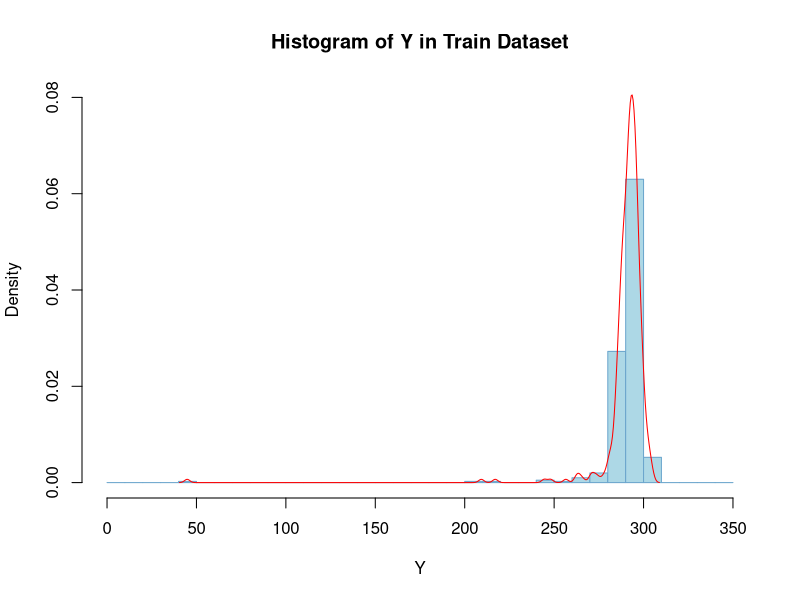
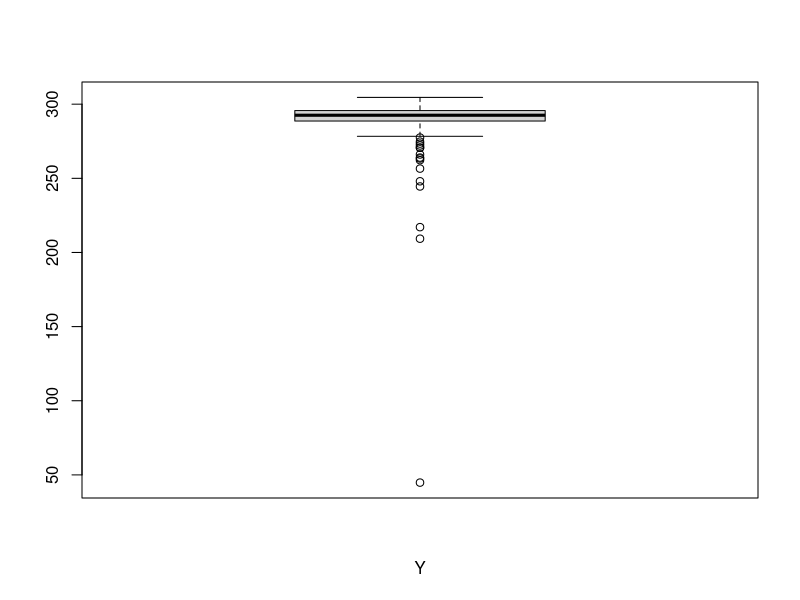
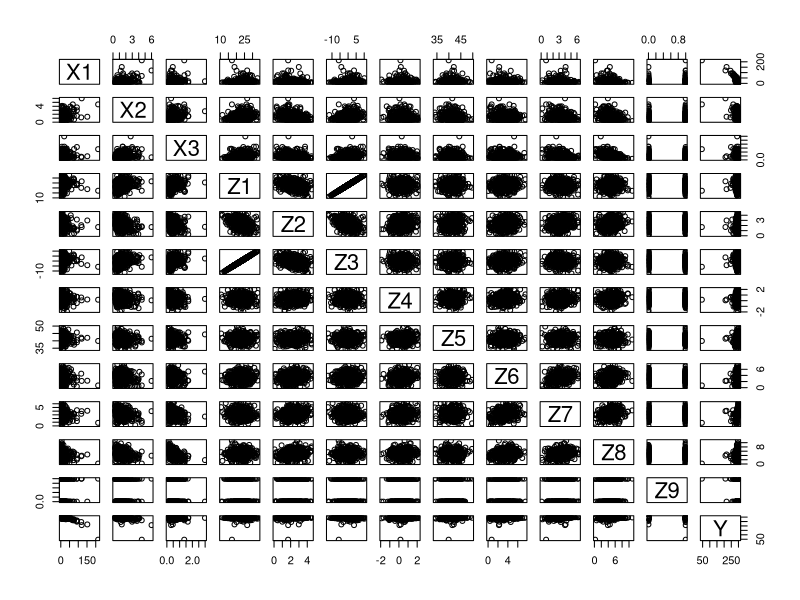
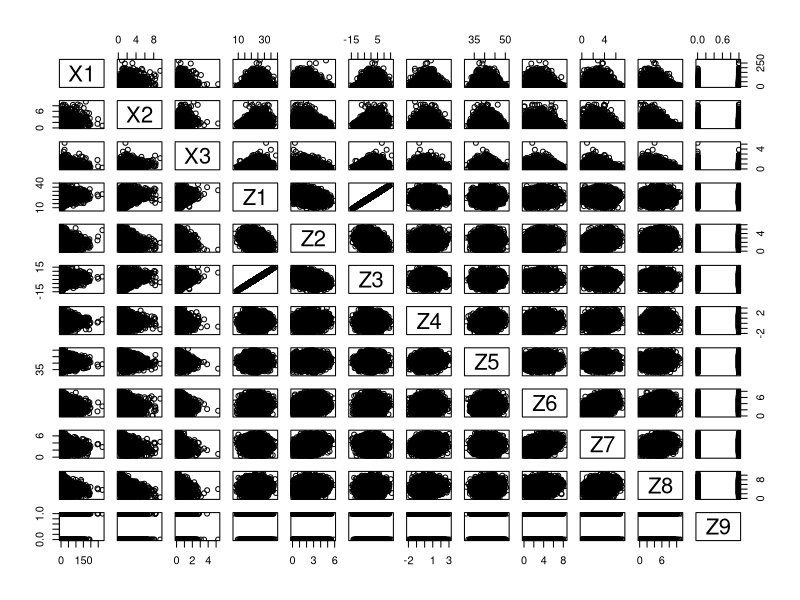
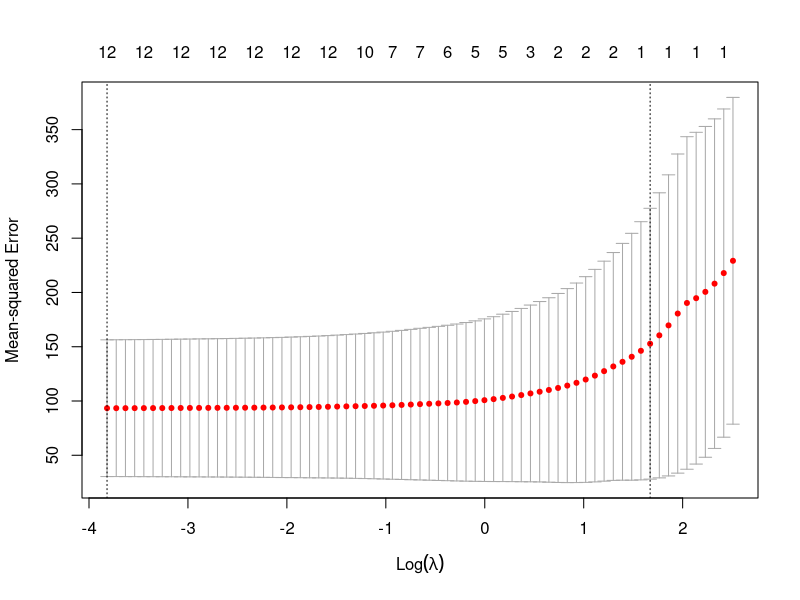
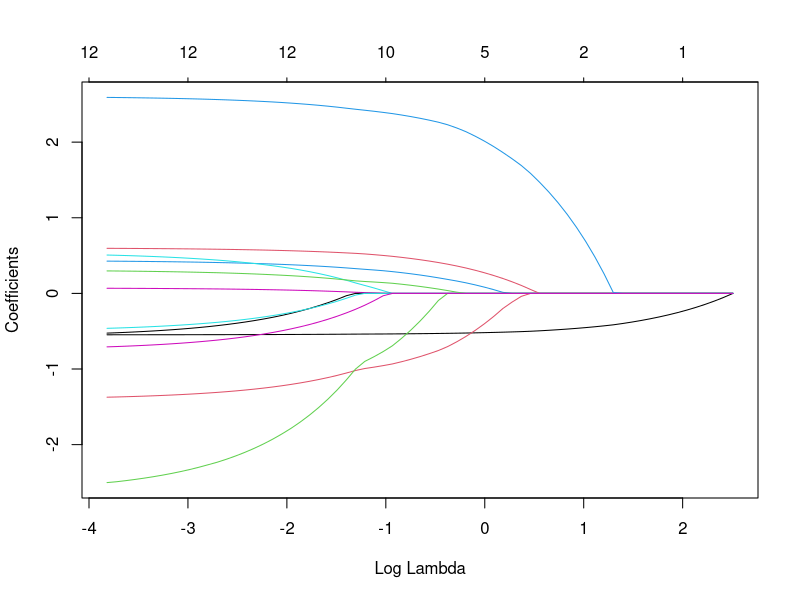
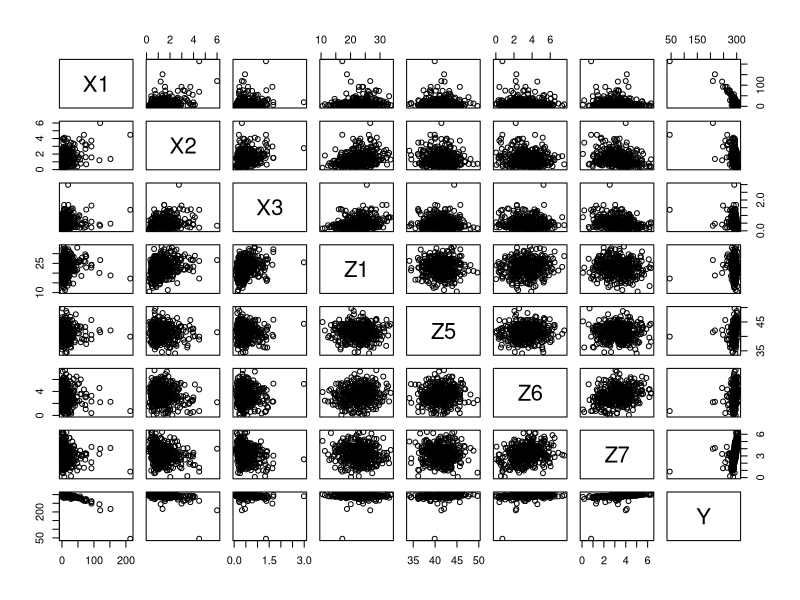
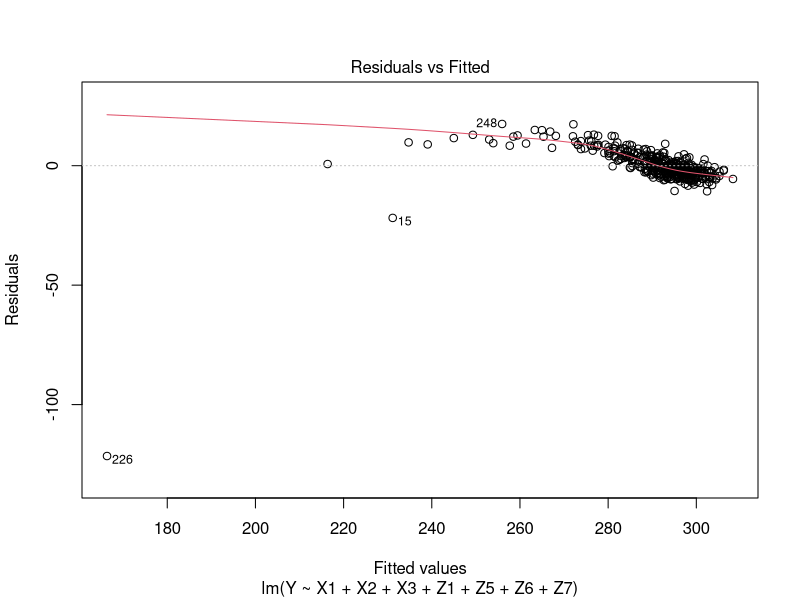

Here is the R script that generated these plots, in order:

rm(list = ls())

library(Hmisc) 
library(rms) 

# -------------------------------------------------------------------

train <- read.csv("train.csv", header = TRUE) # 400  14
test <- read.csv("test.csv", header = TRUE) # 9588   13

test$Y <- NA
train$group <- rep("train", 400)
test$group <- rep("test", 9588)
all <- rbind(train, test) # 9988 14
all$group <- factor(all$group, levels = c("train", "test"))

# -------------------------------------------------------------------

# Step 1
# check the descriptive stats between train and test group

output1 <- summaryM(X1 + X2 + X3 + Z1 + Z2 + Z3 + Z4 + Z5 + Z6 + 
                    Z7 + Z8 + Z9 + Y ~ group, 
                    data = all, test = TRUE, overall = TRUE)
output1
rm(output1)

# Comments: 
# X1, X2, X3 and all potential confounders (Z1 - Z9) are not 
# significant different between train and test dataset.

# -------------------------------------------------------------------

# Step 2
# check the distribution of Y in train dataset

hist(train$Y, freq = FALSE, xlim = c(0, 350), ylim = c(0, 0.08),
     breaks = seq(0, 350, 10), 
     main = "Histogram of Y in Train Dataset", xlab = "Y",
     col = "lightblue", border = "skyblue3")
lines(density(train$Y), col = "red", lw = 1)

boxplot(train$Y, xlab = "Y")

table(train$Y)

min(train$Y)
train[which(train$Y == min(train$Y)),]

# Comments: 
# 1. From the histogram with density plot, boxplot and table, 
#    we found there is a extra small value of Y. The value is 44.80891 (ID=4995).
# 2. The distribution of Y is skewed to the left.

# -------------------------------------------------------------------

# Step 3
# check the correlation among the variables in train dataset

plot(train[,2:14])

# Comments: 
# 1. Z1 and Z3 has a very strong positive correlation.
# 2. The subject with the min value of Y (ID=4995) has the large value of
#    X1 and X2 and small value of Z6, Z7 and Z8.
# 3. can also check the spearman correlation using below code

rcorr(as.matrix(train[,2:14]), type = "spearman")

# -------------------------------------------------------------------

# Step 4
# check the correlation among the variables in test dataset

plot(test[,2:13])

# Comments: 
# 1. Z1 and Z3 has a very strong positive correlation.
#    The pattern is same as we saw in train dataset. 
# 2. We may consider to drop Z3 in the model analysis.

# -------------------------------------------------------------------

# Step 5
# use LASSO to do variable selection

library(glmnet)

train.y <- train$Y
train.X <- as.matrix(train[,2:13])

set.seed(12345)
fit1 <- cv.glmnet(train.X, train.y, family = "gaussian", type.measure = "deviance")

plot(fit1) # CV plot for lambda

fit1.coef.lambda.1se <- coef(fit1, s = fit1$lambda.1se)
fit1.coef.lambda.1se

fit1.coef.lambda.min <- coef(fit1, s = fit1$lambda.min)
fit1.coef.lambda.min

fit2 <- glmnet(train.X, train.y)
plot(fit2, xvar = "lambda")

fit1.coef.lambda06 <- coef(fit1, s = exp(-0.5))
fit1.coef.lambda06

# Comments: 
#1. Using cross validation to find the lambda.
 #  The optimal lambda is 5.319097.
  # If we use lambda = 5.319097, only X1 be chosen.
   #If we use min lambda = 0.02412146, all variables are in.
#2. From Solution Paths of LASSO, we choose lambda = 0.6 (ie exp(-0.5))
 #  to have 7 variables (X1, X2, X3, Z1, Z5, Z6, Z7).

# -------------------------------------------------------------------

# Step 6
# model fitting

plot(train[,c(2,3,4,5,9,10,11,14)])

lm.1 <- lm(Y ~ X1 + X2 + X3 + Z1 + Z5 + Z6 + Z7, data = train)
summary(lm.1)
plot(lm.1)

lm.2 <- lm(Y ~ X1 + X2 + X3 + Z1 + Z5 + Z6 + Z7 +
              I(X1^2) + I(X2^2) + I(X3^2), data = train)
summary(lm.2)
plot(lm.2)
